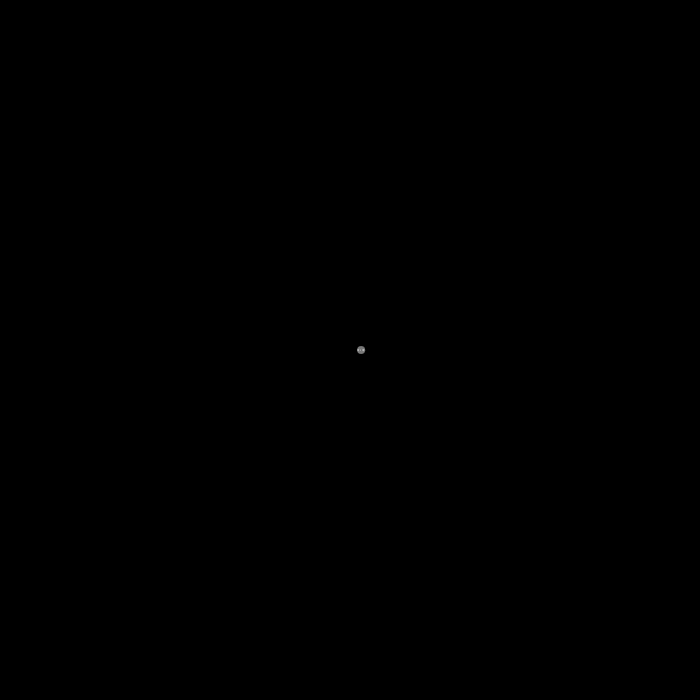
Frame 1 (no input)
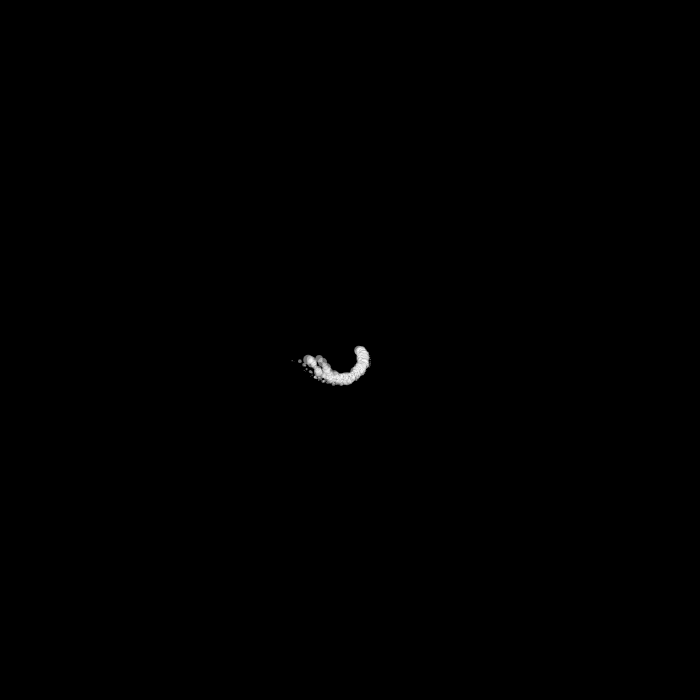
Frame 60 (no input)
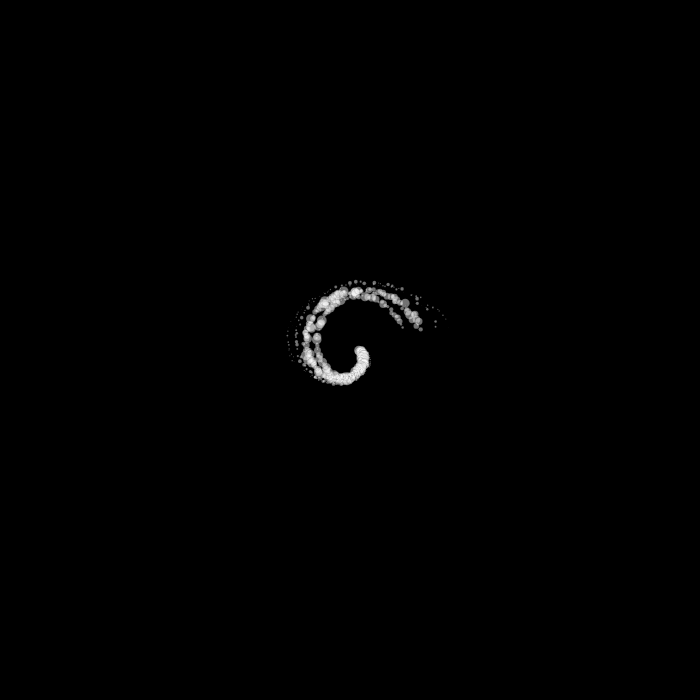
Frame 120 (the mouse pressed at the canvas centre since frame 60)

The p5.js sketch that drew these frames (run headless with seeded random() and noise() and a simulated clock; from frame 60 on, the mouse is pressed at the canvas centre):

// p5.js sketch
// ── sketch.js
var angle = 0;
var r = 0;
var angleGrowFactor = 0.05;
var r = 10;
var rGrowFactor = 0.5;
var offset = 50;
var transp = 120;

function preload() {

}

function setup() {
    createCanvas(700, 700)   
    background(0);

    // stroke('white')
    // strokeWeight(1)
    // curve(0, height/2, width/4, 0,  width/2, height*3/4, width, height/2) 
    // noLoop();
}

// var circlePts= [];

function draw() {

    col = color(255);
    col.setAlpha(transp);

    stroke('rgba(0,0,0,.1)')
    fill(col);

    x  = r*cos(angle) +random(r/20); 
    y = r*sin(angle) +random(r/20);
    translate(width/2, height/2)

    //attempt at introducing curves
    // if (circlePts.length > 1){
    //     circlePts.shift();
    //     circlePts.push([x, y])
    //     stroke('white')
    //     fill('white')
    //     curve(circlePts[0][0], circlePts[0][1], circlePts[1][0], circlePts[1][1])    
        
    // }
    // else {
    //     circlePts.push([x, y])
    // }


    circle(x + x*random(0.1),y + y*random(0.1), random(10))
    circle(x+x*random(0.1),y+y*random(0.1), random(10))
    circle(x*0.8, y*0.95, random(10))
    circle(x*1.5,y*1.15, random(2))
    circle(x*1.3,y*1.2, random(4))

    angle += angleGrowFactor;
    r += rGrowFactor;
    transp-= 0.05;

    rotate(5)

  
}
